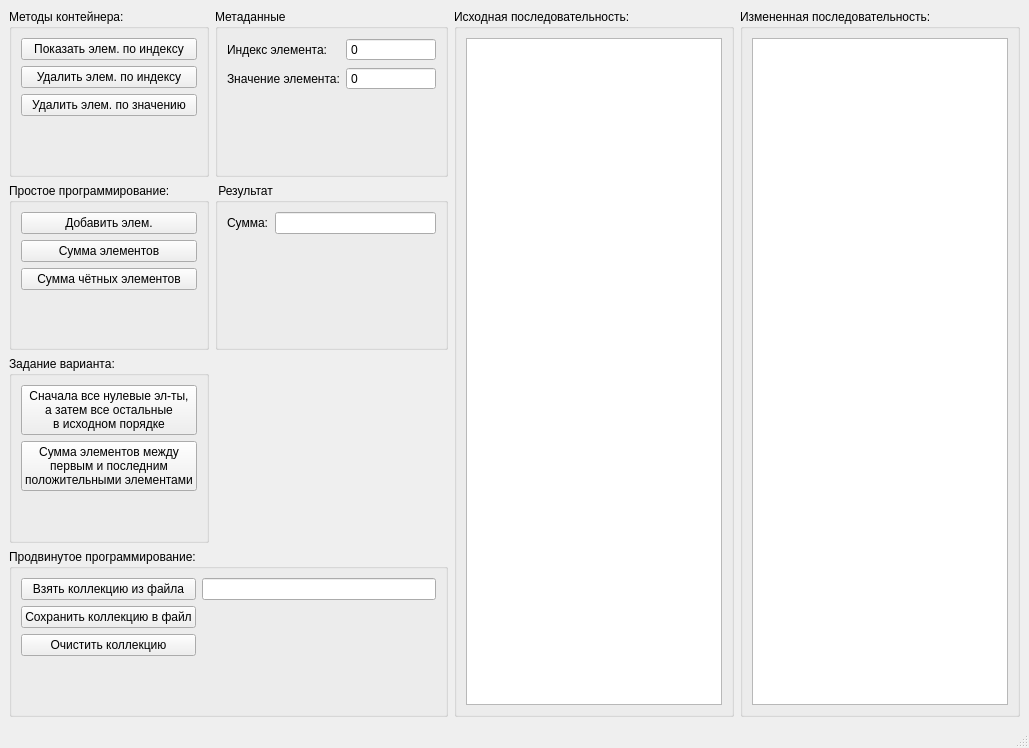
<?xml version="1.0" encoding="UTF-8"?>
<ui version="4.0">
 <class>MainWindow</class>
 <widget class="QMainWindow" name="MainWindow">
  <property name="geometry">
   <rect>
    <x>0</x>
    <y>0</y>
    <width>1029</width>
    <height>748</height>
   </rect>
  </property>
  <property name="windowTitle">
   <string>Работа с контейнерами</string>
  </property>
  <widget class="QWidget" name="centralwidget">
   <layout class="QGridLayout" name="gridLayout_2">
    <item row="0" column="0">
     <layout class="QGridLayout" name="gridLayout">
      <item row="1" column="0">
       <widget class="QGroupBox" name="groupBox_2">
        <property name="title">
         <string>Простое программирование:</string>
        </property>
        <layout class="QGridLayout" name="gridLayout_4">
         <item row="2" column="0">
          <widget class="QPushButton" name="pBtn_sumOfEvenValues">
           <property name="text">
            <string>Сумма чётных элементов</string>
           </property>
          </widget>
         </item>
         <item row="1" column="0">
          <widget class="QPushButton" name="pBtn_sumOfElems">
           <property name="text">
            <string>Сумма элементов</string>
           </property>
          </widget>
         </item>
         <item row="0" column="0">
          <widget class="QPushButton" name="pBtn_addElem">
           <property name="text">
            <string>Добавить элем.</string>
           </property>
          </widget>
         </item>
         <item row="3" column="0">
          <spacer name="verticalSpacer_4">
           <property name="orientation">
            <enum>Qt::Vertical</enum>
           </property>
           <property name="sizeHint" stdset="0">
            <size>
             <width>20</width>
             <height>40</height>
            </size>
           </property>
          </spacer>
         </item>
        </layout>
       </widget>
      </item>
      <item row="0" column="4" rowspan="4">
       <widget class="QGroupBox" name="groupBox_5">
        <property name="title">
         <string>Измененная последовательность:</string>
        </property>
        <layout class="QGridLayout" name="gridLayout_9">
         <item row="0" column="0">
          <widget class="QTextEdit" name="tE_updateCollection">
           <property name="readOnly">
            <bool>true</bool>
           </property>
          </widget>
         </item>
        </layout>
       </widget>
      </item>
      <item row="0" column="1">
       <widget class="QGroupBox" name="groupBox_3">
        <property name="title">
         <string>Метаданные</string>
        </property>
        <layout class="QGridLayout" name="gridLayout_7">
         <item row="1" column="0">
          <widget class="QLabel" name="label_2">
           <property name="text">
            <string>Значение элемента:</string>
           </property>
          </widget>
         </item>
         <item row="0" column="0">
          <widget class="QLabel" name="label">
           <property name="text">
            <string>Индекс элемента:</string>
           </property>
          </widget>
         </item>
         <item row="0" column="1">
          <widget class="QSpinBox" name="sB_indexOfElem">
           <property name="buttonSymbols">
            <enum>QAbstractSpinBox::NoButtons</enum>
           </property>
           <property name="minimum">
            <number>-1000</number>
           </property>
           <property name="maximum">
            <number>1000</number>
           </property>
           <property name="value">
            <number>0</number>
           </property>
          </widget>
         </item>
         <item row="1" column="1">
          <widget class="QSpinBox" name="sB_valueOfElem">
           <property name="buttonSymbols">
            <enum>QAbstractSpinBox::NoButtons</enum>
           </property>
           <property name="minimum">
            <number>-1000</number>
           </property>
           <property name="maximum">
            <number>1000</number>
           </property>
          </widget>
         </item>
         <item row="2" column="0">
          <spacer name="verticalSpacer_2">
           <property name="orientation">
            <enum>Qt::Vertical</enum>
           </property>
           <property name="sizeHint" stdset="0">
            <size>
             <width>20</width>
             <height>40</height>
            </size>
           </property>
          </spacer>
         </item>
        </layout>
       </widget>
      </item>
      <item row="2" column="0">
       <widget class="QGroupBox" name="groupBox_6">
        <property name="title">
         <string>Задание варианта:</string>
        </property>
        <layout class="QGridLayout" name="gridLayout_5">
         <item row="1" column="0">
          <widget class="QPushButton" name="pBtn_question2">
           <property name="enabled">
            <bool>true</bool>
           </property>
           <property name="text">
            <string>Сумма элементов между
первым и последним
положительными элементами</string>
           </property>
          </widget>
         </item>
         <item row="0" column="0">
          <widget class="QPushButton" name="pBtn_question1">
           <property name="enabled">
            <bool>true</bool>
           </property>
           <property name="text">
            <string>Сначала все нулевые эл-ты,
а затем все остальные
в исходном порядке</string>
           </property>
          </widget>
         </item>
         <item row="2" column="0">
          <spacer name="verticalSpacer_5">
           <property name="orientation">
            <enum>Qt::Vertical</enum>
           </property>
           <property name="sizeHint" stdset="0">
            <size>
             <width>20</width>
             <height>40</height>
            </size>
           </property>
          </spacer>
         </item>
        </layout>
       </widget>
      </item>
      <item row="3" column="0" colspan="2">
       <widget class="QGroupBox" name="groupBox_7">
        <property name="title">
         <string>Продвинутое программирование:</string>
        </property>
        <layout class="QGridLayout" name="gridLayout_6">
         <item row="3" column="0">
          <spacer name="verticalSpacer_6">
           <property name="orientation">
            <enum>Qt::Vertical</enum>
           </property>
           <property name="sizeHint" stdset="0">
            <size>
             <width>20</width>
             <height>40</height>
            </size>
           </property>
          </spacer>
         </item>
         <item row="0" column="0">
          <widget class="QPushButton" name="pBtn_takeCollectionFromFile">
           <property name="text">
            <string>Взять коллекцию из файла</string>
           </property>
          </widget>
         </item>
         <item row="2" column="0">
          <widget class="QPushButton" name="pBtn_clearCollection">
           <property name="text">
            <string>Очистить коллекцию</string>
           </property>
          </widget>
         </item>
         <item row="1" column="0">
          <widget class="QPushButton" name="pBtn_saveCollectionInFile">
           <property name="text">
            <string>Сохранить коллекцию в файл</string>
           </property>
          </widget>
         </item>
         <item row="1" column="1" rowspan="2">
          <spacer name="verticalSpacer_7">
           <property name="orientation">
            <enum>Qt::Vertical</enum>
           </property>
           <property name="sizeHint" stdset="0">
            <size>
             <width>20</width>
             <height>40</height>
            </size>
           </property>
          </spacer>
         </item>
         <item row="0" column="1">
          <widget class="QLineEdit" name="lE_fileName">
           <property name="readOnly">
            <bool>true</bool>
           </property>
          </widget>
         </item>
        </layout>
       </widget>
      </item>
      <item row="0" column="3" rowspan="4">
       <widget class="QGroupBox" name="groupBox_4">
        <property name="title">
         <string>Исходная последовательность:</string>
        </property>
        <layout class="QGridLayout" name="gridLayout_8">
         <item row="0" column="0">
          <widget class="QTextEdit" name="tE_currentCollection">
           <property name="readOnly">
            <bool>true</bool>
           </property>
          </widget>
         </item>
        </layout>
       </widget>
      </item>
      <item row="0" column="0">
       <widget class="QGroupBox" name="groupBox">
        <property name="title">
         <string>Методы контейнера:</string>
        </property>
        <layout class="QGridLayout" name="gridLayout_3">
         <item row="1" column="0">
          <widget class="QPushButton" name="pBtn_removeElemOfIndex">
           <property name="text">
            <string>Удалить элем. по индексу</string>
           </property>
          </widget>
         </item>
         <item row="0" column="0">
          <widget class="QPushButton" name="pBtn_showElemOfIndex">
           <property name="text">
            <string>Показать элем. по индексу</string>
           </property>
          </widget>
         </item>
         <item row="2" column="0">
          <widget class="QPushButton" name="pBtn_removeElemOfValue">
           <property name="text">
            <string>Удалить элем. по значению</string>
           </property>
          </widget>
         </item>
         <item row="3" column="0">
          <spacer name="verticalSpacer_3">
           <property name="orientation">
            <enum>Qt::Vertical</enum>
           </property>
           <property name="sizeHint" stdset="0">
            <size>
             <width>20</width>
             <height>40</height>
            </size>
           </property>
          </spacer>
         </item>
        </layout>
       </widget>
      </item>
      <item row="1" column="1">
       <widget class="QGroupBox" name="groupBox_8">
        <property name="title">
         <string> Результат</string>
        </property>
        <layout class="QGridLayout" name="gridLayout_11">
         <item row="0" column="1">
          <widget class="QLineEdit" name="lE_resultSum">
           <property name="readOnly">
            <bool>true</bool>
           </property>
          </widget>
         </item>
         <item row="0" column="0">
          <widget class="QLabel" name="label_3">
           <property name="text">
            <string>Сумма:</string>
           </property>
          </widget>
         </item>
         <item row="1" column="0">
          <spacer name="verticalSpacer">
           <property name="orientation">
            <enum>Qt::Vertical</enum>
           </property>
           <property name="sizeHint" stdset="0">
            <size>
             <width>20</width>
             <height>40</height>
            </size>
           </property>
          </spacer>
         </item>
        </layout>
       </widget>
      </item>
     </layout>
    </item>
   </layout>
  </widget>
  <widget class="QMenuBar" name="menubar">
   <property name="geometry">
    <rect>
     <x>0</x>
     <y>0</y>
     <width>1029</width>
     <height>26</height>
    </rect>
   </property>
  </widget>
  <widget class="QStatusBar" name="statusbar"/>
 </widget>
 <resources/>
 <connections/>
</ui>
